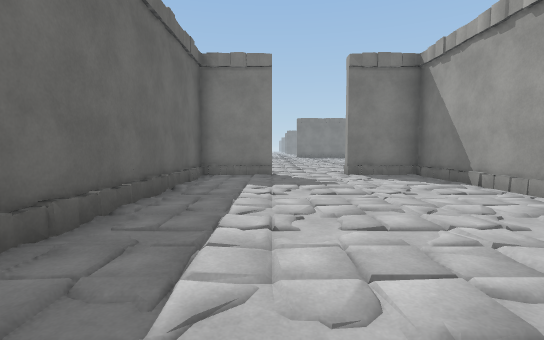
view 1 (above)

19 first-person views from a walk through a 3-D level made in the Unity game engine. The camera is 1.4 m above the floor, tilts 4° down and sees 85° across. The floor is counted in squares, 2 m on a side. Each view is taken from the middle of a square. On the plan, view 1 faces up. The plan holds only what a view shows up to about 10 squares ahead; the rest is blank. The place goes on beyond the plan. Surface patterns are stand-ins for the level's own textures.

view 2
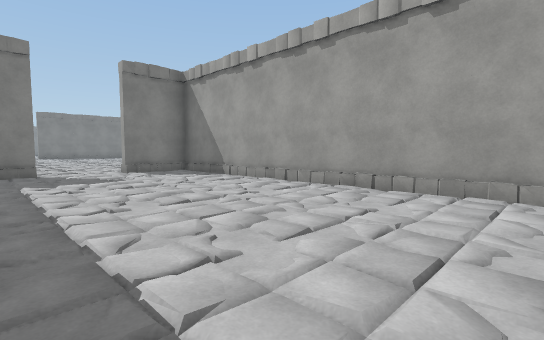

view 3
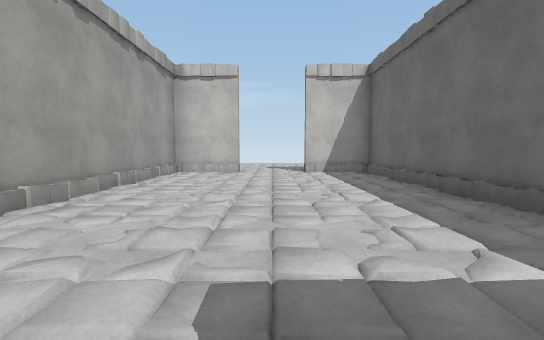

view 4
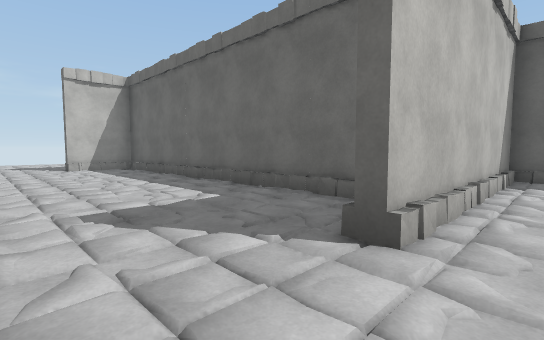

view 5
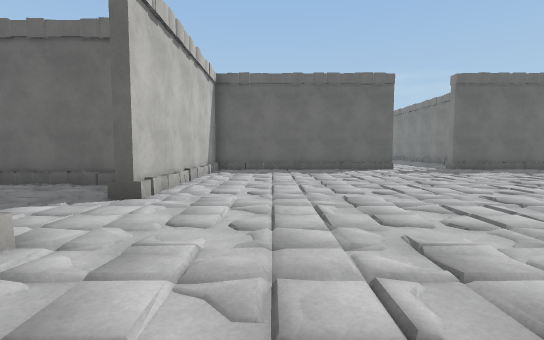

view 6
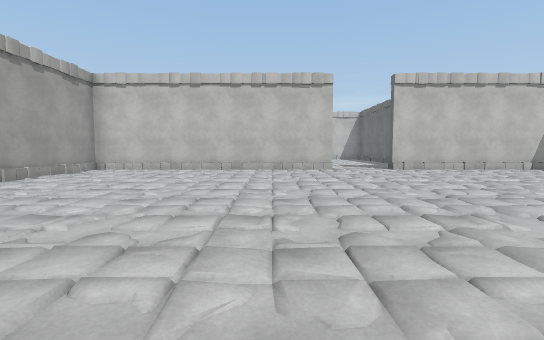

view 7
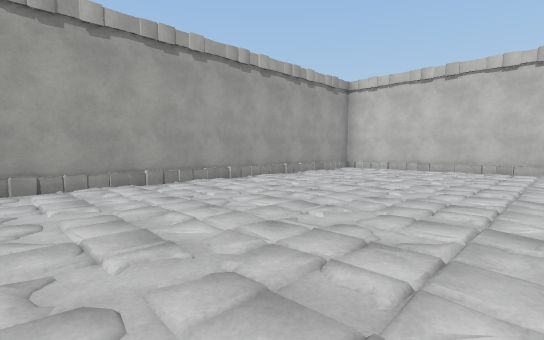

view 8
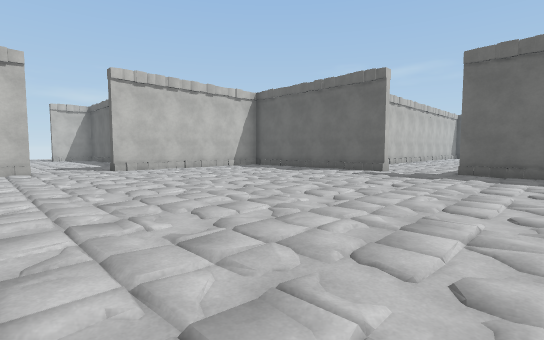

view 9
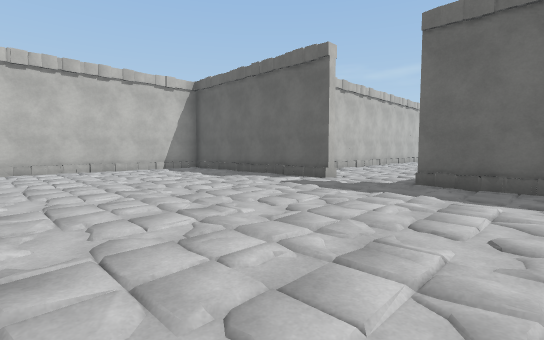

view 10
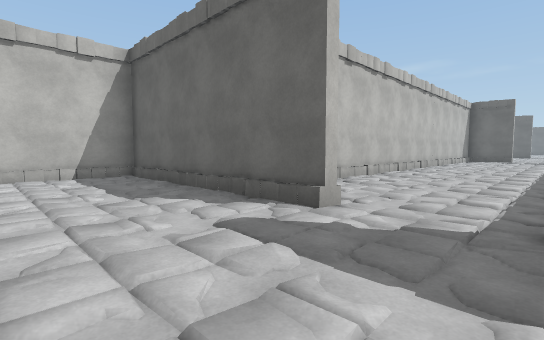

view 11
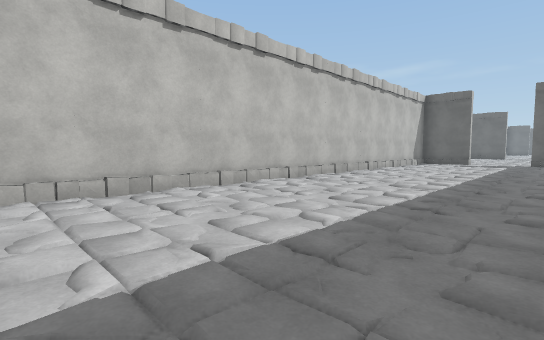

view 12
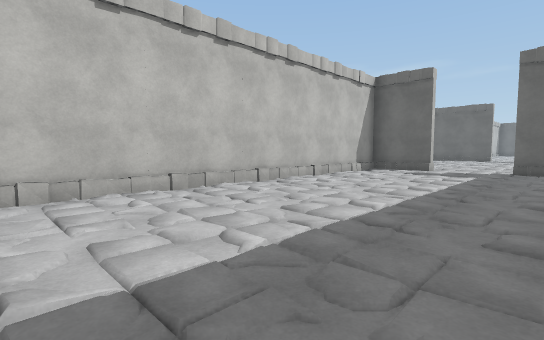

view 13
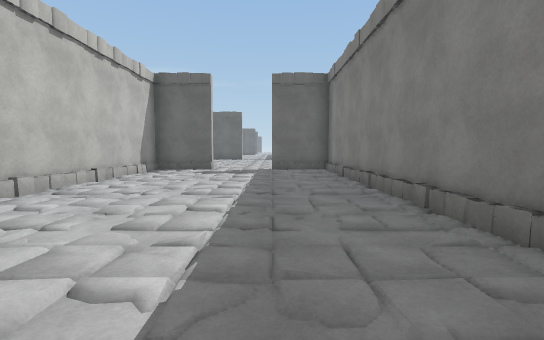

view 14
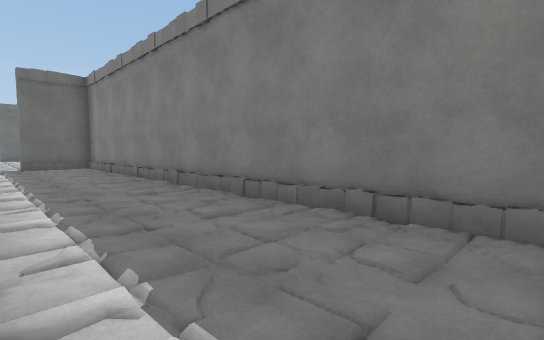

view 15
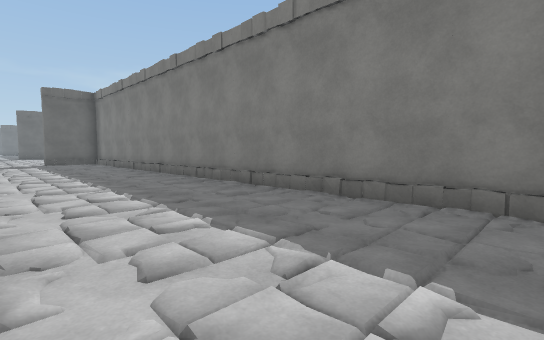

view 16
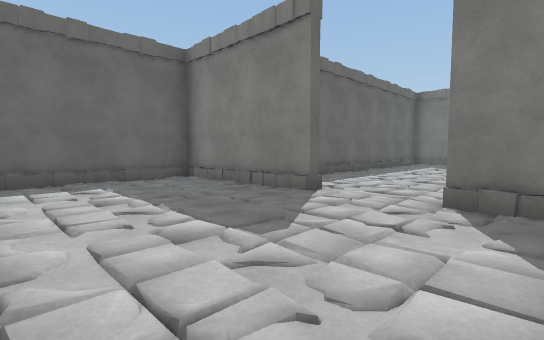

view 17
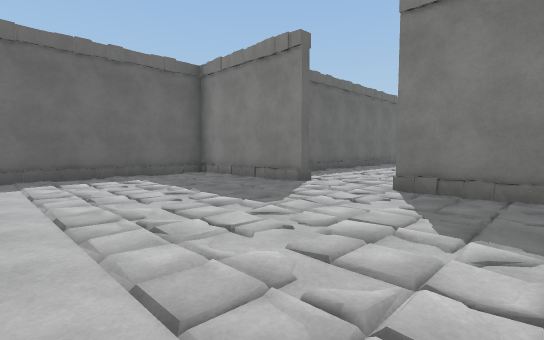

view 18
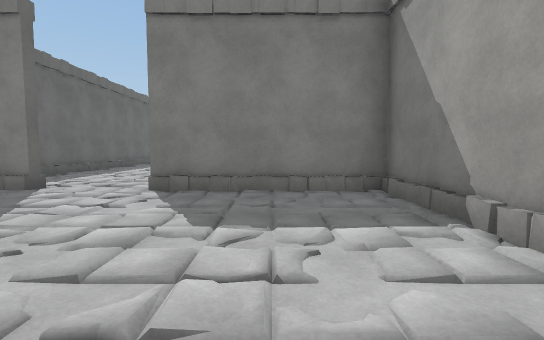

view 19
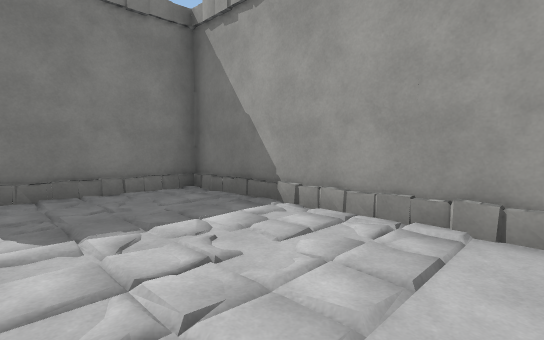

### Floor plan
Points are (right, up) in squares from view 1. A wall is a line through its corners. A room is listed if a view was taken in it or the views show most of it. See-through windows are left out.
Room 1 (views 1, 2, 3)
walls: (1.9, -1.9) (3.9, -1.9) (3.9, 7.9) (2, 7.9); (0, 8.1) (0, 7.9) (-1.9, 7.9) (-1.9, -1.9) (0, -1.9)
ways out: opening at (1.5, 8) to room 2; opening at (1.5, -2) to room 4
Room 2 (views 4, 5, 6, 7, 8, 9, 10)
walls: (2, 8.1) (9.9, 8.1) (9.9, 17.9); (-6.2, 14) (-5.9, 14) (-5.9, 8.1) (0, 8.1); (-5.9, 18.5) (-5.9, 16)
ways out: opening at (1.5, 8) to room 1; opening at (-6, 15.5) to room 3
Room 3 (views 11, 12, 13, 14, 15)
walls: (-7.1, 17.9) (-21.9, 17.9) (-21.9, 16); (-21.9, 14) (-21.9, 12.1) (-7.1, 12.1)
ways out: opening at (-6, 15.5) to room 2; opening at (-22, 15.5)
Room 4 (views 16, 17, 18, 19)
walls: (0, -1.9) (0, -2.1) (-3.9, -2.1) (-3.9, -6.8); (5.9, -7) (5.9, -2.1) (2, -2.1)
low walls: (5.9, -5.4) (5.7, -4.9)
ways out: opening at (1.5, -2) to room 1

Where each view was taken, in squares from view 1:
view 1: 0 up, 0 right, facing up
view 2: 1 down, 1 left, facing up-right
view 3: 7 up, 1 right, facing down
view 4: 9 up, 2 right, facing down-left
view 5: 10 up, 4 right, facing left
view 6: 18 up, 4 right, facing down
view 7: 18 up, 4 right, facing down-right
view 8: 18 up, 3 right, facing down-left
view 9: 18 up, 0 right, facing down-left
view 10: 16 up, 3 left, facing down-left
view 11: 17 up, 7 left, facing down-left
view 12: 17 up, 12 left, facing down-left
view 13: 16 up, 12 left, facing left
view 14: 15 up, 10 left, facing up-left
view 15: 14 up, 7 left, facing up-left
view 16: 6 down, 3 right, facing up-left
view 17: 7 down, 4 right, facing up-left
view 18: 7 down, 4 right, facing up
view 19: 7 down, 3 right, facing up-right
